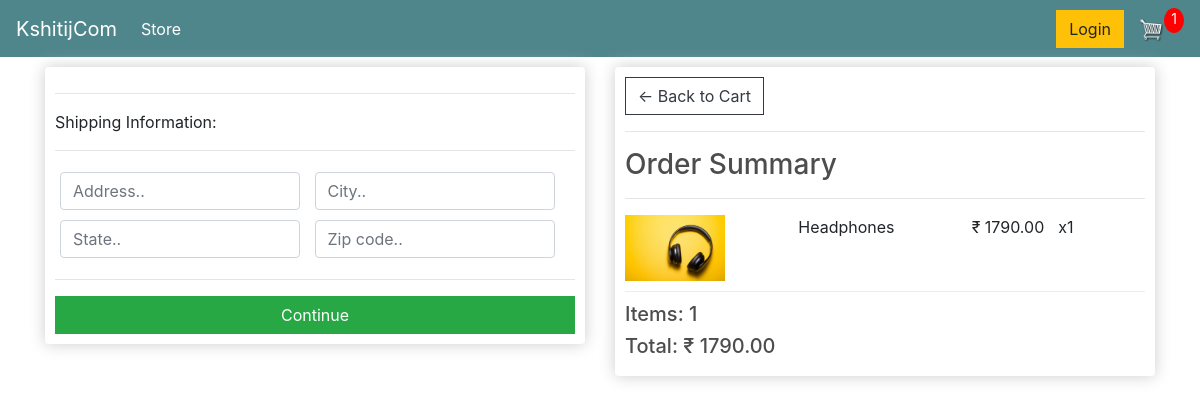
Screenshot of /checkout/ (signed in) with the database file from the repository.
### store/models.py (models this page shows, shortened)
class OrderItem(models.Model):
    product = models.ForeignKey(Product, on_delete=models.SET_NULL, blank=False, null=True)
    order = models.ForeignKey(Order, on_delete=models.SET_NULL, blank=False, null=True)
    quantity = models.IntegerField(default=0, null=True, blank=True)
    date_added = models.DateTimeField(auto_now_add=True)
    @property
    def get_total(self):
        total = self.product.price * self.quantity
        return total

class Product(models.Model):
    name = models.CharField(max_length=200, null=True)
    price = models.DecimalField(max_digits=7, decimal_places=2)
    digital = models.BooleanField(default=False, null=True, blank=False)
    image = models.ImageField(null=True, blank=True, default="static/images/NOimage.jpg")
    @property
    def imageURL(self):
        try:
            url = self.image.url
        except:
            url = "static/images/NOimage.jpg"
        return url

class Order(models.Model):
    customer = models.ForeignKey(Customer, on_delete=models.SET_NULL, blank=True, null=True)
    date_ordered = models.DateTimeField(auto_now_add=True)
    complete = models.BooleanField(default=False, null=True, blank=False)
    transcation_id = models.CharField(max_length=200, null=True)
    @property
    def shipping(self):
        shipping = False
        orderitems = self.orderitem_set.all()
        for i in orderitems:
            if i.product.digital == False:
                shipping = True
        return shipping
    @property
    def get_cart_total(self):
        orderitems = self.orderitem_set.all()
        total = sum([item.get_total for item in orderitems])
        return total
    @property
    def get_cart_items(self):
        orderitems = self.orderitem_set.all()
        total = sum([item.quantity for item in orderitems])
        return total

### store/views.py (the view)
# urls.py: path('checkout/', views.checkout, name='checkout'),
def checkout(request):
    data = cartData(request)
    cartItems = data['cartItems']
    order = data['order']
    items = data['items']
    context = {'items': items, 'order': order, 'cartItems': cartItems}
    return render(request, 'store/checkout.html', context)

### store/utils.py (called while the page is built)
def cartData(request):
    if request.user.is_authenticated:
        customer = request.user.customer
        order, created = Order.objects.get_or_create(customer=customer, complete=False)
        items = order.orderitem_set.all()
        cartItems = order.get_cart_items
    else:
        cookieData = cookieCart(request)
        cartItems = cookieData['cartItems']
        order = cookieData['order']
        items = cookieData['items']
    return {'cartItems': cartItems, 'order': order, 'items': items}

### store/templates/store/checkout.html (shortened to what this page needs)
{% extends 'store/main.html'%}
{% load static %}
{% block content %}
<div class="row">
    <div class="col-lg-6">
        <div class="box-element" id="form-wrapper">
            <form id="form">
                <div id="shipping-info">
                    <hr>
                    <p>Shipping Information:</p>
                    <hr>
                    <div class="form-field">
                        <input class="form-control" type="text" name="address" placeholder="Address..">
                    </div>
                    <div class="form-field">
                        <input class="form-control" type="text" name="city" placeholder="City..">
                    </div>
                    <div class="form-field">
                        <input class="form-control" type="text" name="state" placeholder="State..">
                    </div>
                    <div class="form-field">
                        <input class="form-control" type="text" name="zipcode" placeholder="Zip code..">
                    </div>
                </div>
                <hr>
                <input id="form-button" class="btn btn-success btn-block" type="submit" value="Continue">
            </form>
        </div>
        <br>
    </div>
    <div class="col-lg-6">
        <div class="box-element">
            <a  class="btn btn-outline-dark" href="{% url 'cart' %}">&#x2190; Back to Cart</a>
            <hr>
            <h3>Order Summary</h3>
            <hr>
            {% for item in items %}
            <div class="cart-row">
                <div style="flex:2"><img class="row-image" src="{{item.product.imageURL}}"></div>
                <div style="flex:2"><p>{{item.product.name}}</p></div>
                <div style="flex:1"><p>₹ {{item.product.price}}</p></div>
                <div style="flex:1"><p>x{{item.quantity}}</p></div>
            </div>
            {% endfor %}
            <h5>Items:   {{order.get_cart_items}}</h5>
            <h5>Total:   ₹ {{order.get_cart_total|floatformat:2}}</h5>
        </div>
    </div>
</div>
{% endblock content%}

### static/css/main.css (style rules this page uses)
h1,h2,h3,h4,h5,h6 { color:hsl(0, 0%, 30%); }
.box-element { box-shadow:hsl(0, 0%, 80%) 0 0 16px; background-color: #fff; border-radius: 4px; padding: 10px; }
.col-lg-4, .col-lg-6, .col-lg-8, .col-lg-12 { margin-top: 10px; }
.btn { border-radius: 0; }
.row-image { width: 100px; }
.form-field { width:250px; display: inline-block; padding: 5px; }
.cart-row { display: flex; align-items: flex-stretch; padding-bottom: 10px; margin-bottom: 10px; border-bottom: 1px solid #ececec; }

### rows the page displays
OrderItem: product.imageURL (picture), product.name "Headphones", product.price "1790.00", quantity "1"
Order: get_cart_items "1", get_cart_total "1790.00"

### other values shown
{{ cartItems }} "1"
